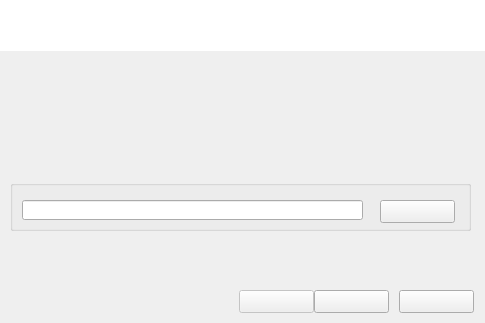
<?xml version="1.0" encoding="UTF-8"?>
<ui version="4.0">
 <class>TargetDirectory</class>
 <widget class="QWidget" name="TargetDirectory">
  <property name="geometry">
   <rect>
    <x>0</x>
    <y>0</y>
    <width>485</width>
    <height>323</height>
   </rect>
  </property>
  <property name="minimumSize">
   <size>
    <width>485</width>
    <height>323</height>
   </size>
  </property>
  <property name="maximumSize">
   <size>
    <width>485</width>
    <height>323</height>
   </size>
  </property>
  <property name="windowTitle">
   <string>Form</string>
  </property>
  <widget class="QLabel" name="label">
   <property name="geometry">
    <rect>
     <x>-2</x>
     <y>0</y>
     <width>491</width>
     <height>51</height>
    </rect>
   </property>
   <property name="styleSheet">
    <string notr="true">background-color: rgb(255, 255, 255);</string>
   </property>
   <property name="text">
    <string/>
   </property>
  </widget>
  <widget class="QLabel" name="labelSelectInstall">
   <property name="geometry">
    <rect>
     <x>16</x>
     <y>7</y>
     <width>131</width>
     <height>16</height>
    </rect>
   </property>
   <property name="styleSheet">
    <string notr="true"/>
   </property>
   <property name="text">
    <string/>
   </property>
  </widget>
  <widget class="QLabel" name="labelSelectDir">
   <property name="geometry">
    <rect>
     <x>24</x>
     <y>26</y>
     <width>331</width>
     <height>16</height>
    </rect>
   </property>
   <property name="styleSheet">
    <string notr="true"/>
   </property>
   <property name="text">
    <string/>
   </property>
  </widget>
  <widget class="QLabel" name="labelIco">
   <property name="geometry">
    <rect>
     <x>440</x>
     <y>10</y>
     <width>32</width>
     <height>32</height>
    </rect>
   </property>
   <property name="minimumSize">
    <size>
     <width>32</width>
     <height>32</height>
    </size>
   </property>
   <property name="maximumSize">
    <size>
     <width>32</width>
     <height>32</height>
    </size>
   </property>
   <property name="text">
    <string/>
   </property>
  </widget>
  <widget class="QLabel" name="labelTxt1">
   <property name="geometry">
    <rect>
     <x>20</x>
     <y>70</y>
     <width>451</width>
     <height>16</height>
    </rect>
   </property>
   <property name="text">
    <string/>
   </property>
  </widget>
  <widget class="QLabel" name="labelTxt2">
   <property name="geometry">
    <rect>
     <x>20</x>
     <y>90</y>
     <width>451</width>
     <height>41</height>
    </rect>
   </property>
   <property name="text">
    <string/>
   </property>
  </widget>
  <widget class="QGroupBox" name="groupBoxDestinationFolder">
   <property name="geometry">
    <rect>
     <x>10</x>
     <y>180</y>
     <width>461</width>
     <height>51</height>
    </rect>
   </property>
   <property name="title">
    <string/>
   </property>
   <widget class="QLineEdit" name="lineEditDir">
    <property name="geometry">
     <rect>
      <x>12</x>
      <y>20</y>
      <width>341</width>
      <height>20</height>
     </rect>
    </property>
   </widget>
   <widget class="QPushButton" name="pushButtonBrowse">
    <property name="geometry">
     <rect>
      <x>370</x>
      <y>20</y>
      <width>75</width>
      <height>23</height>
     </rect>
    </property>
    <property name="text">
     <string/>
    </property>
   </widget>
  </widget>
  <widget class="QLabel" name="labelWantSpace">
   <property name="geometry">
    <rect>
     <x>13</x>
     <y>240</y>
     <width>271</width>
     <height>16</height>
    </rect>
   </property>
   <property name="text">
    <string/>
   </property>
  </widget>
  <widget class="QLabel" name="labelSurplusSpace">
   <property name="geometry">
    <rect>
     <x>13</x>
     <y>260</y>
     <width>231</width>
     <height>16</height>
    </rect>
   </property>
   <property name="text">
    <string/>
   </property>
  </widget>
  <widget class="QPushButton" name="pushButtonLastStep">
   <property name="enabled">
    <bool>false</bool>
   </property>
   <property name="geometry">
    <rect>
     <x>239</x>
     <y>290</y>
     <width>75</width>
     <height>23</height>
    </rect>
   </property>
   <property name="text">
    <string/>
   </property>
  </widget>
  <widget class="QPushButton" name="pushButtonInstall">
   <property name="geometry">
    <rect>
     <x>314</x>
     <y>290</y>
     <width>75</width>
     <height>23</height>
    </rect>
   </property>
   <property name="text">
    <string/>
   </property>
  </widget>
  <widget class="QPushButton" name="pushButtonCancel">
   <property name="geometry">
    <rect>
     <x>399</x>
     <y>290</y>
     <width>75</width>
     <height>23</height>
    </rect>
   </property>
   <property name="text">
    <string/>
   </property>
  </widget>
 </widget>
 <resources/>
 <connections/>
</ui>
